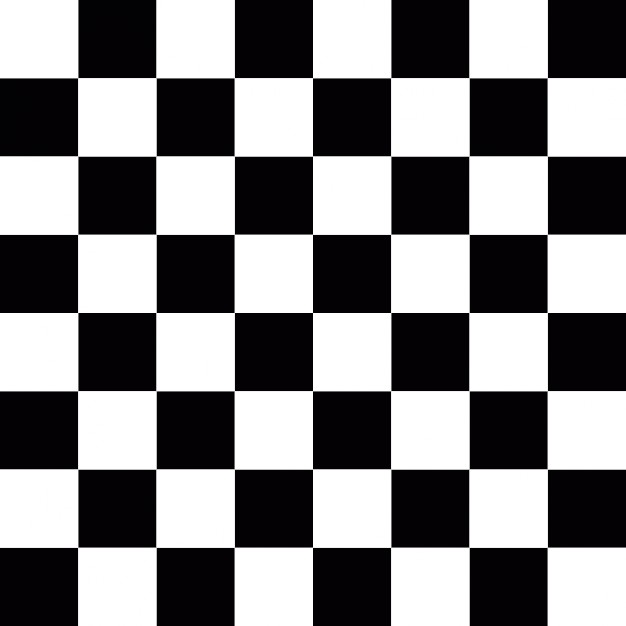
//> input picture HoughTransform(Lines)/scacchi.jpg, 626 x 626 px
$ ./prova scacchi.jpg 100   (built with g++ and OpenCV 4)
//> lines starting //> are read from the running program, lines starting //| are printed output that depends on the picture
#include <opencv2/opencv.hpp>
#include <iostream>
#include <math.h>
//#define RADCOEF CV_PI/180
#define RADCOEF CV_PI/180

using namespace std;
using namespace cv;

int houghThreshold;

void HoughTransformLine(Mat, Mat&);
void calcXYCoord(double, double, Point&, Point&);

int main(int argc, char** argv) {

	if(argc!=3){
		cerr<< "Usage: ./<programname> <imagename.format> <threshold>" << endl;
		exit(EXIT_FAILURE);
	}
	Mat sourceMatrix = imread(argv[1], IMREAD_GRAYSCALE);
//> sourceMatrix: 626 rows x 626 cols, CV_8UC1; min 0, max 255, mean 129.5
	houghThreshold = atoi(argv[2]);
//> houghThreshold = 100

	if(sourceMatrix.empty()){
		cerr<< "Image format not valid." << endl;
		exit(EXIT_FAILURE);
	}

	Mat blurredMatrix, edgeMatrix;
	Mat outputMatrix = sourceMatrix.clone();

	//Before calling Hough we have to apply some blurring to the image (dim: 5x5) to then use Canny Edge Detector
	GaussianBlur(sourceMatrix, blurredMatrix, Size(5,5), 1.45, 0.1);
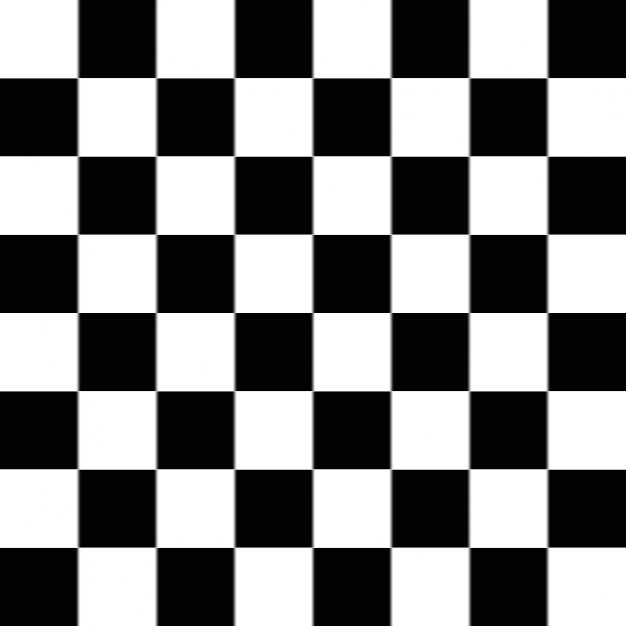
//> blurredMatrix: 626 rows x 626 cols, CV_8UC1; min 0, max 255, mean 129.5
	imshow("Gaussian Blur", blurredMatrix);

	Canny(blurredMatrix, edgeMatrix, 60, 150, 3); //(InMatrix, OutMatrix, Threshold #1 & 2 for hysteresis, dim. SobelKernel)
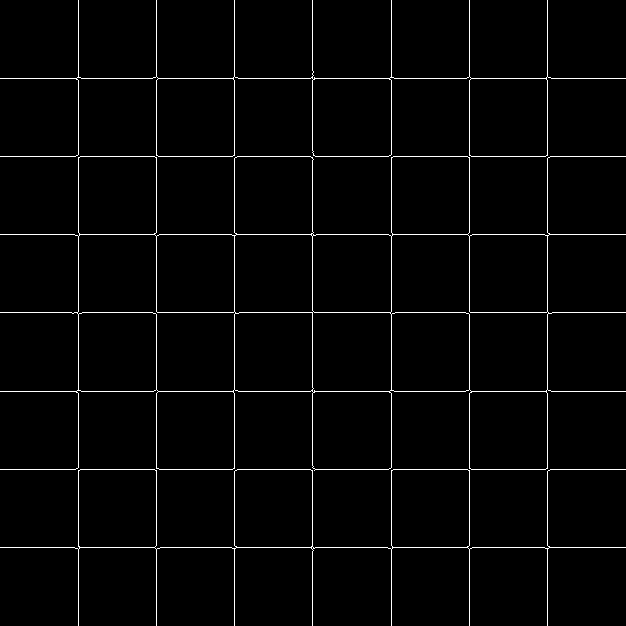
//> edgeMatrix: 626 rows x 626 cols, CV_8UC1; 2.2% white in thin lines or dots
	imshow("Canny Edge", edgeMatrix);
	waitKey(0);

	//Applying Hough transform
	HoughTransformLine(edgeMatrix, outputMatrix);

	//Showing the result
	imshow("Hough Lines", outputMatrix);
	waitKey(0);
	return(0);

}

void HoughTransformLine(Mat edgeMatrix, Mat& outputMatrix) {
	int maxDistance = max(edgeMatrix.rows, edgeMatrix.cols)*sqrt(2);
//> maxDistance = 885
	Mat votes = Mat::zeros(2*maxDistance, 180, CV_8UC1);	//initialize to 0

	double rho, theta;

	//iterate through all pixels
	for(int y=0; y<edgeMatrix.rows; y++){
		for(int x=0; x<edgeMatrix.cols; x++){
			//if the current pixel is an edge pixel
			if(edgeMatrix.at<uchar>(y,x) > 250){
				//for all the possible lines for that point (0->180)
				for(int t=0; t<180; t++){
					theta = (t-90)*RADCOEF;
					//rho = xcos(theta in rad.) + ysin(theta in rad.)     -> convert theta in radiants
					rho = maxDistance+cvRound(x*cos(theta) + y*sin(theta));
					//If rho is < 0 add max_distance to it. if it is > than the max_distance, subtract from it.
					//rho = rho<0? rho+maxDistance : rho>maxDistance? rho-maxDistance : rho;
					votes.at<uchar>(rho, t)++;
				}
			}
		}
	}
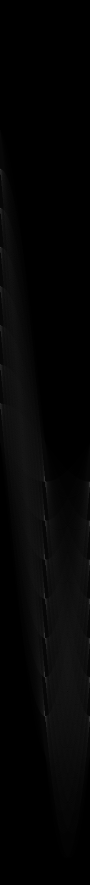
//> votes: 1770 rows x 180 cols, CV_8UC1 (shown at 1/2 size); min 0, max 99, mean 4.9
//> after the loop, theta = 1.55; rho = 1519

	imshow("Votes", votes);
	waitKey(0);

	vector<pair<Point,Point>> lines;	//vector of lines (starting Point, ending Point)
	Point P1, P2;

	cvtColor(outputMatrix, outputMatrix, COLOR_GRAY2BGR); //useful to color the image with red lines

	//We've got to find the peak point that are greater than a specific threshold. If the i-th point meets the condition,
	//we must translate the polar coordinate to the cartesian one, and create the relative points to display.
	for(int r=0; r<votes.rows; r++) {
		for(int t=0; t<180; t++) {
			if(votes.at<uchar>(r,t) >= houghThreshold) {
				rho = r-maxDistance;
				theta = (t-90)*RADCOEF;
				calcXYCoord(rho, theta, P1, P2);
				//push the points into the vector
				lines.push_back(make_pair(P1,P2));
			}
		}
	}
//> after the loop, rho = 1519; theta = 1.55; lines = 0 items
	//let's now draw the line
	for(int i=0; i<lines.size(); i++) {
		pair<Point, Point> coordinates = lines.at(i); //pick up a pair of coordinates
		line(outputMatrix, coordinates.first, coordinates.second, Scalar(0, 0, 255), 1, LINE_AA); //draw a line
	}
//> this loop made 0 passes
}

//We translate the polar coordinates into the cartesian ones.
void calcXYCoord(double rho, double theta, Point& P1, Point& P2) {
	int lineLength = 1000; //we can use the image size (#rows or #columns)
	//x0 and y0 are our starting points
	int x0 = cvRound(rho * cos(theta));
	int y0 = cvRound(rho * sin(theta));

	//let's build the points
	P1.x = cvRound(x0 - lineLength * (+sin(theta)));
	P1.y = cvRound(y0 - lineLength * (-cos(theta)));
	P2.x = cvRound(x0 + lineLength * (+sin(theta)));
	P2.y = cvRound(y0 + lineLength * (-cos(theta)));

}
